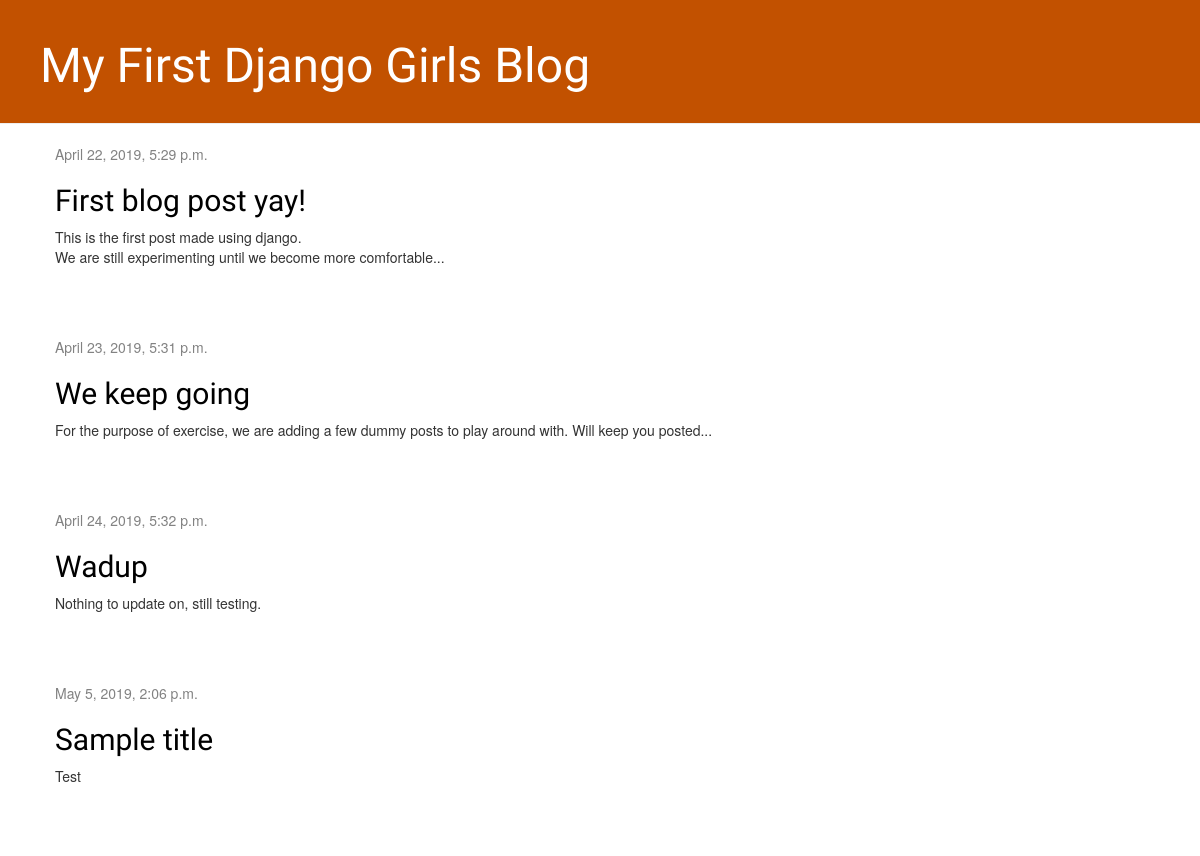
The page / on the database its author committed.
### blog/models.py (models this page shows, shortened)
class Post(models.Model):
    author = models.ForeignKey(settings.AUTH_USER_MODEL, on_delete=models.CASCADE)
    title = models.CharField(max_length=200)
    text = models.TextField()
    created_date = models.DateTimeField(default=timezone.now)
    published_date = models.DateTimeField(blank=True, null=True)

### blog/views.py (the view)
# urls.py: path('', views.post_list, name='post_list'),
def post_list(request):
    posts = Post.objects.filter(published_date__lte=timezone.now()).order_by('published_date')
    return render(request, 'blog/post_list.html', {'posts': posts})

### blog/templates/blog/post_list.html
{% extends 'blog/base.html' %}
{% block content %}
    {% for post in posts %}
    	<div class="post">
            <div class="date">
        	   {{ post.published_date}}
            </div>
        	<h2><a href="{% url 'post_detail' pk=post.pk %}">{{ post.title }}</a></h2>
        	<p>{{ post.text|linebreaksbr }}</p>
    	</div>
    {% endfor %}
{% endblock %}

### blog/templates/blog/base.html (shortened to what this page needs)
{% load static %}
<html>
    <head>
        <link rel="stylesheet" href="//maxcdn.bootstrapcdn.com/bootstrap/3.2.0/css/bootstrap.min.css">
		<link rel="stylesheet" href="//maxcdn.bootstrapcdn.com/bootstrap/3.2.0/css/bootstrap-theme.min.css">
		<link rel="stylesheet" href="{% static 'css/blog.css' %}">
    </head>
    <body>
        <div class="page-header">
            <h1><a href="/">My First Django Girls Blog</a></h1>
        </div>
        <div class="content container">
            <div class="row">
                <div class="col-md-8">
                    {% block content %}
                    {% endblock %}
                </div>
            </div>
        </div>
    </body>
</html>

### blog/static/css/blog.css (style rules this page uses)
.page-header { background-color: #C25100; margin-top: 0; padding: 20px 20px 20px 40px; }
.page-header h1, .page-header h1 a, .page-header h1 a:visited, .page-header h1 a:active { color: #ffffff; font-size: 36pt; text-decoration: none; }
.content { margin-left: 40px; }
h1, h2, h3, h4 { font-family: 'Lobster', cursive; }
.date { color: #828282; }
.post { margin-bottom: 70px; }
.post h2 a, .post h2 a:visited { color: #000000; }

### rows shown on the page
Post: published_date "April 22, 2019, 5:29 p.m.", title "First blog post yay!", text "This is the first post made using django. We are still experimenting until we become more comfortable..."
Post: published_date "April 23, 2019, 5:31 p.m.", title "We keep going", text "For the purpose of exercise, we are adding a few dummy posts to play around with. Will keep you posted..."
Post: published_date "April 24, 2019, 5:32 p.m.", title "Wadup", text "Nothing to update on, still testing."
Post: published_date "May 5, 2019, 2:06 p.m.", title "Sample title", text "Test"
